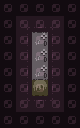

Tiled map render using the project's own tile images. Description and the whole map definition, tile-layer contents included, below:
An orthogonal 5x8 tile map with 16x16 px tiles, 3 tile layers (Base, Attributes, Base), 4 tilesets.

<map version="1.10" tiledversion="1.11.0" orientation="orthogonal" renderorder="right-down" width="5" height="8" tilewidth="16" tileheight="16" infinite="0" nextlayerid="41" nextobjectid="1">
 <properties>
  <property name="avoid_map_edge" type="bool" value="true" />
 </properties>
 <tileset firstgid="1" source="../MapTiles.tsx" />
 <tileset firstgid="257" source="../DiscoFloorTiles.tsx" />
 <tileset firstgid="321" source="../Attributes.tsx" />
 <tileset firstgid="325" source="../TechnicalTiles.tsx" />
 <layer id="1" name="Base" width="5" height="8">
  <data encoding="csv">
0,0,0,0,0,
0,261,275,262,0,
0,268,344,266,0,
0,268,343,266,0,
0,268,342,266,0,
0,268,180,266,0,
0,269,259,270,0,
0,0,0,0,0
</data>
 </layer>
 <layer id="2" name="Attributes" width="5" height="8" opacity="0.2">
  <data encoding="csv">
0,0,0,0,0,
0,0,0,0,0,
0,0,0,0,0,
0,0,0,0,0,
0,0,0,0,0,
0,0,323,0,0,
0,0,0,0,0,
0,0,0,0,0
</data>
 </layer>
 <group id="39" name="Requirements">
  <layer id="40" name="Base" width="5" height="8" opacity="0.49" tintcolor="#00ffff">
   <data encoding="csv">
265,265,265,265,265,
265,265,265,265,265,
265,265,265,265,265,
265,265,265,265,265,
265,265,265,265,265,
265,265,265,265,265,
265,265,265,265,265,
265,265,265,265,265
</data>
  </layer>
 </group>
</map>
